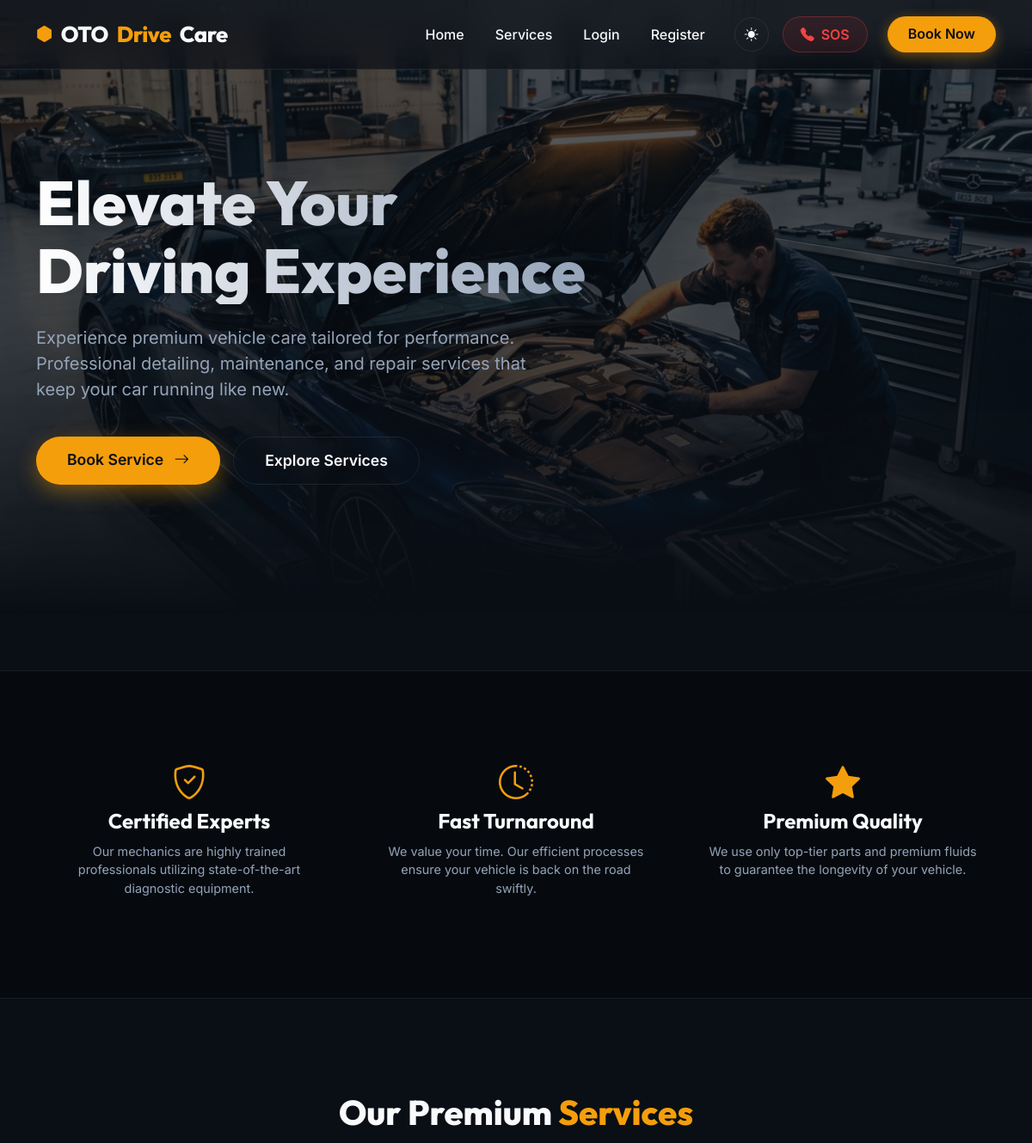
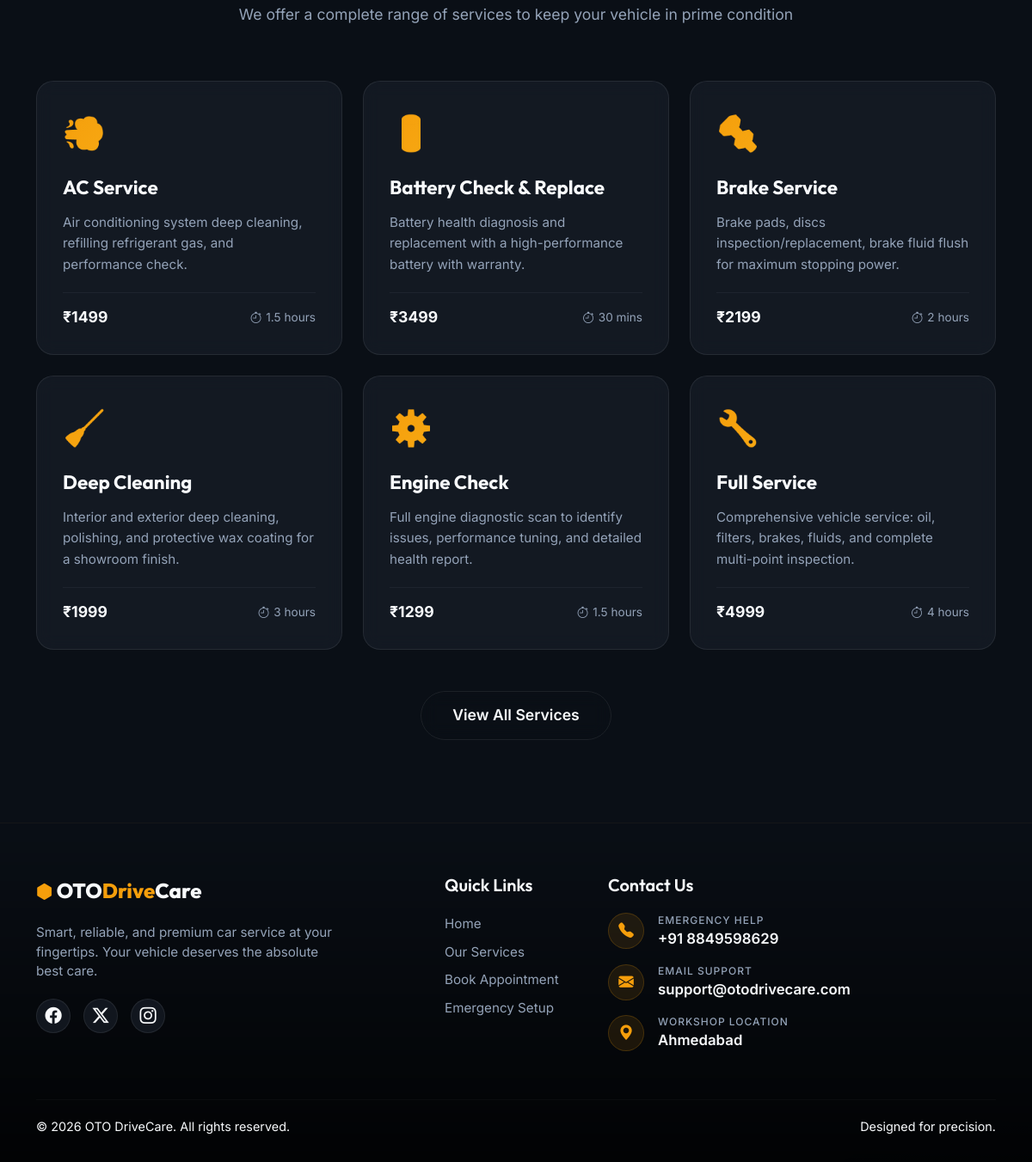
The page / on the database its author committed (2 pictures, top to bottom).
### service/models.py (models this page shows, shortened)
class Service(models.Model):
    name = models.CharField(max_length=100)
    description = models.TextField()
    price = models.DecimalField(max_digits=8, decimal_places=2)
    duration = models.CharField(max_length=50)  # e.g. "2 hours"
    icon = models.CharField(max_length=10, default='🔧')
    is_active = models.BooleanField(default=True)
    created_at = models.DateTimeField(auto_now_add=True)
    class Meta:
        ordering = ['name']

### service/views.py (the view)
# urls.py: path('', views.home, name='home'),
def home(request):
    services = Service.objects.filter(is_active=True)[:6]
    return render(request, 'Home.html', {'services': services})

### service/templates/Home.html (shortened to what this page needs)
{% load static %}
<!DOCTYPE html>
<html lang="en">
<head>
    <link href="https://cdn.jsdelivr.net/npm/bootstrap@5.3.0/dist/css/bootstrap.min.css" rel="stylesheet">
    <link rel="stylesheet" href="https://cdn.jsdelivr.net/npm/bootstrap-icons@1.11.1/font/bootstrap-icons.css">
</head>
<body>
    <nav class="navbar navbar-expand-lg navbar-dark navbar-custom fixed-top">
        <div class="container">
            <a class="navbar-brand" href="">
                <i class="bi bi-hexagon-fill" style="color: var(--primary); font-size: 1.2rem;"></i>
                OTO<span>Drive</span>Care
            </a>
            <div class="collapse navbar-collapse" id="navbarNav">
                <ul class="navbar-nav ms-auto align-items-center">
                    <li class="nav-item">
                        <a class="nav-link" href="{% url 'home' %}">Home</a>
                    </li>
                    <li class="nav-item">
                        <a class="nav-link" href="{% url 'services' %}">Services</a>
                    </li>
                    {% if user.is_authenticated %}
                    <li class="nav-item">
                        <a class="nav-link"
                            href="{% if user.is_staff %}{% url 'admin_dashboard' %}{% else %}{% url 'customer_dashboard' %}{% endif %}">Dashboard</a>
                    </li>
                    <li class="nav-item ms-lg-2 mt-3 mt-lg-0">
                        <a href="{% url 'logout' %}" class="nav-link text-danger">Logout</a>
                    </li>
                    {% else %}
                    <li class="nav-item">
                        <a class="nav-link" href="{% url 'login' %}">Login</a>
                    </li>
                    <li class="nav-item">
                        <a class="nav-link" href="{% url 'register' %}">Register</a>
                    </li>
                    {% endif %}
                    <li class="nav-item ms-lg-3 mt-3 mt-lg-0">
                        <button id="theme-toggle" class="btn btn-outline-secondary rounded-circle theme-toggler-btn"
                            style="width: 40px; height: 40px; display: flex; align-items: center; justify-content: center; border-color: var(--glass-border); color: var(--text-main); transition: all 0.3s ease;"
                            title="Change Theme">
                            <i class="bi bi-sun-fill" id="theme-icon"></i>
                        </button>
                    </li>
                    <li class="nav-item ms-lg-3 mt-3 mt-lg-0 d-flex gap-2">
                        <a href="tel:+918849598629" class="btn-sos" title="Emergency Help">
                            <i class="bi bi-telephone-fill"></i> SOS
                        </a>
                        <a href="{% url 'book_service' %}" class="btn-book-nav">Book Now</a>
                    </li>
                </ul>
            </div>
        </div>
    </nav>
    <section class="hero">
        <div class="hero-bg"></div>
        <div class="container">
            <div class="row">
                <div class="col-lg-8 col-xl-7">
                    <h1 class="hero-title">Elevate Your<br>Driving Experience</h1>
                    <p class="hero-subtitle">Experience premium vehicle care tailored for performance. Professional
                        detailing, maintenance, and repair services that keep your car running like new.</p>
                    <div class="hero-buttons">
                        <a href="{% url 'book_service' %}" class="btn-primary-custom">Book Service <i
                                class="bi bi-arrow-right ms-2"></i></a>
                        <a href="#services" class="btn-secondary-custom">Explore Services</a>
                    </div>
                </div>
            </div>
        </div>
    </section>
    <section class="features-section">
        <div class="container">
            <div class="row g-4">
                <div class="col-md-4">
                    <div class="feature-item">
                        <i class="bi bi-shield-check"></i>
                        <h4>Certified Experts</h4>
                        <p>Our mechanics are highly trained professionals utilizing state-of-the-art diagnostic
                            equipment.</p>
                    </div>
                </div>
                <div class="col-md-4">
                    <div class="feature-item">
                        <i class="bi bi-clock-history"></i>
                        <h4>Fast Turnaround</h4>
                        <p>We value your time. Our efficient processes ensure your vehicle is back on the road swiftly.
                        </p>
                    </div>
                </div>
                <div class="col-md-4">
                    <div class="feature-item">
                        <i class="bi bi-star-fill"></i>
                        <h4>Premium Quality</h4>
                        <p>We use only top-tier parts and premium fluids to guarantee the longevity of your vehicle.</p>
                    </div>
                </div>
            </div>
        </div>
    </section>
    <section id="services" class="container py-5 my-5">
        <h2 class="section-title">Our Premium <span>Services</span></h2>
        <p class="section-subtitle">We offer a complete range of services to keep your vehicle in prime condition</p>
        <div class="row g-4">
            {% if services %}
            {% for service in services %}
            <div class="col-md-6 col-lg-4">
                <div class="service-card">
                    <div class="service-icon">
                        {% if service.icon %}
                        {{ service.icon }}
                        {% else %}
                        <i class="bi bi-tools"></i>
                        {% endif %}
                    </div>
                    <h3 class="service-title">{{ service.name }}</h3>
                    <p class="service-desc">{{ service.description|truncatewords:15 }}</p>
                    <div class="service-meta">
                        <div class="service-price">₹{{ service.price|floatformat:0 }}</div>
                        <div class="service-duration"><i class="bi bi-stopwatch"></i> {{ service.duration }}</div>
                    </div>
                </div>
            </div>
            {% endfor %}
            {% endif %}
        </div>
        <div class="text-center mt-5">
            <a href="{% url 'services' %}" class="btn-secondary-custom">View All Services</a>
        </div>
    </section>
    <footer class="footer">
        <div class="container">
            <div class="row gy-4">
                <div class="col-lg-4 col-md-6 text-center text-md-start">
                    <div class="footer-brand">
                        <i class="bi bi-hexagon-fill" style="color: var(--primary); font-size: 1.2rem;"></i>
                        OTO<span>Drive</span>Care
                    </div>
                    <p>Smart, reliable, and premium car service at your fingertips. Your vehicle deserves the absolute
                        best care.</p>
                    <div class="footer-social justify-content-center justify-content-md-start">
                        <a href="#"><i class="bi bi-facebook"></i></a>
                        <a href="#"><i class="bi bi-twitter-x"></i></a>
                        <a href="#"><i class="bi bi-instagram"></i></a>
                    </div>
                </div>
                <div class="col-lg-2 col-md-6 offset-lg-1 text-center text-md-start">
                    <h5>Quick Links</h5>
                    <ul class="list-unstyled d-flex flex-column gap-2">
                        <li><a href="{% url 'home' %}">Home</a></li>
                        <li><a href="{% url 'services' %}">Our Services</a></li>
                        <li><a href="{% url 'book_service' %}">Book Appointment</a></li>
                        <li><a href="{% url 'emergency' %}">Emergency Setup</a></li>
                    </ul>
                </div>
                <div class="col-lg-3 col-md-6 text-center text-md-start">
                    <h5>Contact Us</h5>
                    <ul class="list-unstyled d-flex flex-column gap-3 mt-3">
                        <li class="d-flex align-items-center gap-3 justify-content-center justify-content-md-start">
                            <div
                                style="background: rgba(245, 158, 11, 0.1); min-width: 42px; height: 42px; border-radius: 50%; display: flex; align-items: center; justify-content: center; border: 1px solid rgba(245, 158, 11, 0.2);">
                                <i class="bi bi-telephone-fill" style="color: var(--primary); font-size: 1.1rem;"></i>
                            </div>
                            <div>
                                <span class="d-block"
                                    style="color: #94a3b8; font-size: 0.75rem; font-weight: 500; letter-spacing: 1px; text-transform: uppercase;">Emergency
                                    Help</span>
                                <span style="font-size: 1.05rem; font-weight: 600; color: var(--text-main);">+91
                                    8849598629</span>
                            </div>
                        </li>
                        <li class="d-flex align-items-center gap-3 justify-content-center justify-content-md-start">
                            <div
                                style="background: rgba(245, 158, 11, 0.1); min-width: 42px; height: 42px; border-radius: 50%; display: flex; align-items: center; justify-content: center; border: 1px solid rgba(245, 158, 11, 0.2);">
                                <i class="bi bi-envelope-fill" style="color: var(--primary); font-size: 1.1rem;"></i>
                            </div>
                            <div>
                                <span class="d-block"
                                    style="color: #94a3b8; font-size: 0.75rem; font-weight: 500; letter-spacing: 1px; text-transform: uppercase;">Email
                                    Support</span>
                                <span
                                    style="font-size: 1.05rem; font-weight: 600; color: var(--text-main);">support@otodrivecare.com</span>
                            </div>
                        </li>
                        <li class="d-flex align-items-center gap-3 justify-content-center justify-content-md-start">
                            <div
                                style="background: rgba(245, 158, 11, 0.1); min-width: 42px; height: 42px; border-radius: 50%; display: flex; align-items: center; justify-content: center; border: 1px solid rgba(245, 158, 11, 0.2);">
                                <i class="bi bi-geo-alt-fill" style="color: var(--primary); font-size: 1.1rem;"></i>
                            </div>
                            <div>
                                <span class="d-block"
                                    style="color: #94a3b8; font-size: 0.75rem; font-weight: 500; letter-spacing: 1px; text-transform: uppercase;">Workshop
                                    Location</span>
                                <span
                                    style="font-size: 1.05rem; font-weight: 600; color: var(--text-main);">Ahmedabad</span>
                            </div>
                        </li>
                    </ul>
                </div>
            </div>
            <hr class="footer-divider">
            <div class="row align-items-center">
                <div class="col-md-6 text-center text-md-start mb-3 mb-md-0">
                    <p class="mb-0" style="color: var(--text-main); font-size: 0.9rem;">&copy; 2026 OTO DriveCare. All
                        rights reserved.</p>
                </div>
                <div class="col-md-6 text-center text-md-end">
                    <p class="mb-0" style="color: var(--text-main); font-size: 0.9rem;">Designed for precision.</p>
                </div>
            </div>
        </div>
    </footer>
</body>
</html>

### rows shown on the page
Service: icon "💨", name "AC Service", description "Air conditioning system deep cleaning, refilling refrigerant gas, and performance check.", price "1499", duration "1.5 hours"
Service: icon "🔋", name "Battery Check & Replace", description "Battery health diagnosis and replacement with a high-performance battery with warranty.", price "3499", duration "30 mins"
Service: icon "🔩", name "Brake Service", description "Brake pads, discs inspection/replacement, brake fluid flush for maximum stopping power.", price "2199", duration "2 hours"
Service: icon "🧹", name "Deep Cleaning", description "Interior and exterior deep cleaning, polishing, and protective wax coating for a showroom finish.", price "1999", duration "3 hours"
Service: icon "⚙️", name "Engine Check", description "Full engine diagnostic scan to identify issues, performance tuning, and detailed health report.", price "1299", duration "1.5 hours"
Service: icon "🔧", name "Full Service", description "Comprehensive vehicle service: oil, filters, brakes, fluids, and complete multi-point inspection.", price "4999", duration "4 hours"
